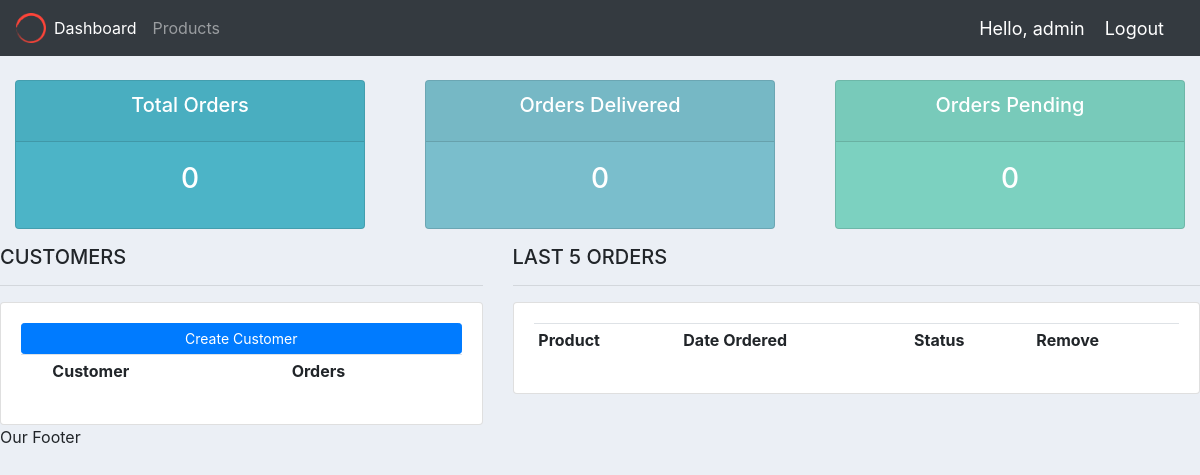
Before: / (signed in) with the older database file.
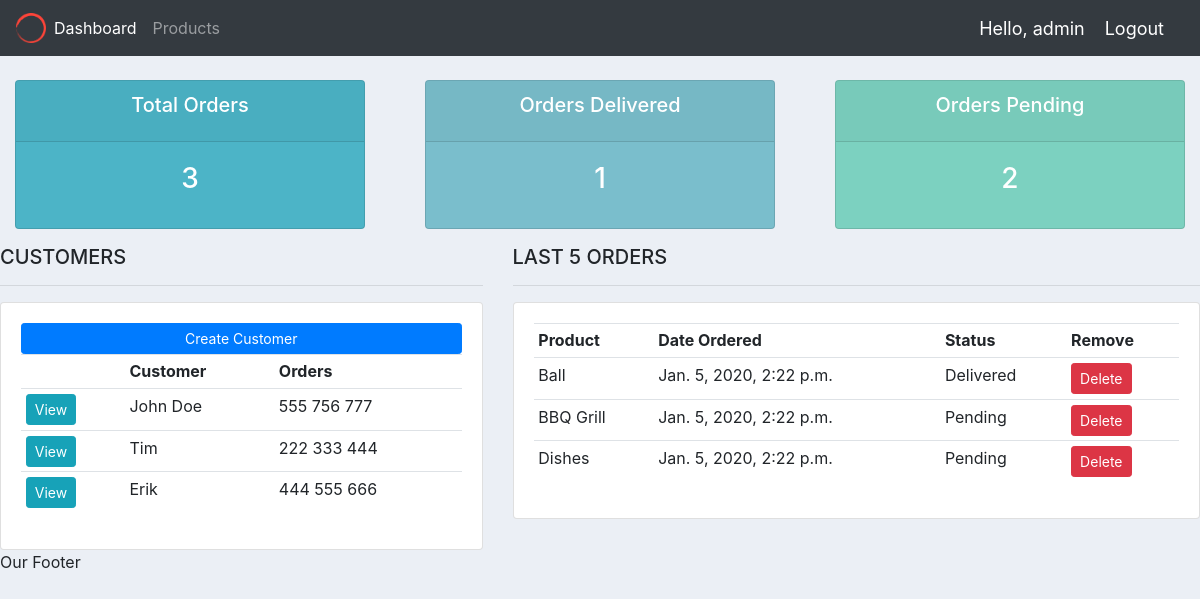
After: the same page with the newer database file.
### accounts/models.py (models this page shows, shortened)
class Customer(models.Model):
    name = models.CharField(max_length=155, null=True)
    phone = models.CharField(max_length=155, null=True)
    email = models.CharField(max_length=155, null=True)
    date_created = models.DateTimeField(auto_now_add=True, null=True)

class Order(models.Model):
    STATUS = (
        ('Pending', 'Pending'),
        ('Out For Delivery', 'Out For Delivery'),
        ('Delivered', 'Delivered'),
    )
    customer = models.ForeignKey(Customer, null=True, on_delete=models.SET_NULL)
    product = models.ForeignKey(Product, null=True, on_delete=models.SET_NULL)
    date_created = models.DateTimeField(auto_now_add=True, null=True)
    status = models.CharField(max_length=155, null=True, choices=STATUS)
    note = models.CharField(max_length=1000, null=True)

class Product(models.Model):
    CATEGORY = (
        ('Indoor', 'Indoor'),
        ('Out Door', 'Out Door'),
    )
    name = models.CharField(max_length=155, null=True)
    price = models.FloatField(null=True)
    category = models.CharField(max_length=155, null=True, blank=True, choices=CATEGORY)
    description = models.CharField(max_length=155, null=True, blank=True)
    date_created = models.DateTimeField(auto_now_add=True, null=True)
    tags = models.ManyToManyField(Tag)
    def __str__(self):
        return self.name

### accounts/views.py (the view)
# urls.py: path('', home, name='home'),
@login_required(login_url='login')
def home(request):
    orders = Order.objects.all()
    customers = Customer.objects.all()
    total_customers = customers.count()
    total_orders = orders.count()
    delivered = orders.filter(status='Delivered').count()
    pending = orders.filter(status='Pending').count()
    context = {
        'orders': orders,
        'customers': customers,
        'total_customers': total_customers,
        'total_orders': total_orders,
        'delivered': delivered,
        'pending': pending
    }
    return render(request, 'accounts/dashboard.html', context)

### templates/accounts/dashboard.html
{% extends 'main.html' %}
{% block content %}
    {% include 'accounts/status.html' %}
    <div class="row">
        <div class="col-md-5">
            <h5>CUSTOMERS</h5>
            <hr>
            <div class="card card-body">
                <a href="" class="btn btn-primary btn-sm btn-block">Create Customer</a>
                <table class="table table-sm">
                    <tr>
                        <th></th>
                        <th>Customer</th>
                        <th>Orders</th>
                    </tr>
                    {% for customer in customers %}
                        <tr>
                            <td><a class="btn btn-sm btn-info" href="{% url 'customer' customer.id %}">View</a></td>
                            <td>{{ customer.name }}</td>
                            <td>{{ customer.phone }}</td>
                        </tr>
                    {% endfor %}
                </table>
            </div>
        </div>
        <div class="col-md-7">
            <h5>LAST 5 ORDERS</h5>
            <hr>
            <div class="card card-body">
                <table class="table table-sm">
                    <tr>
                        <th>Product</th>
                        <th>Date Ordered</th>
                        <th>Status</th>
                        <th>Remove</th>
                    </tr>
                    {% for order in orders %}
                        <tr>
                            <td>{{ order.product }}</td>
                            <td>{{ order.date_created }}</td>
                            <td>{{ order.status }}</td>
                            <td><a class="btn btn-sm btn-danger" href="{% url 'delete_order' order.id %}">Delete</a>
                            </td>
                        </tr>
                    {% endfor %}
                </table>
            </div>
        </div>
    </div>
{% endblock %}

Changed rows visible on the page:
added Customer: name "John Doe", phone "555 756 777"
added Customer: name "Tim", phone "222 333 444"
added Customer: name "Erik", phone "444 555 666"
added Order: product "Ball", date_created "Jan. 5, 2020, 2:22 p.m.", status "Delivered"
added Order: product "BBQ Grill", date_created "Jan. 5, 2020, 2:22 p.m.", status "Pending"
added Order: product "Dishes", date_created "Jan. 5, 2020, 2:22 p.m.", status "Pending"
Other visible differences:
{{ total_orders }}: "0" → "3"
{{ delivered }}: "0" → "1"
{{ pending }}: "0" → "2"
